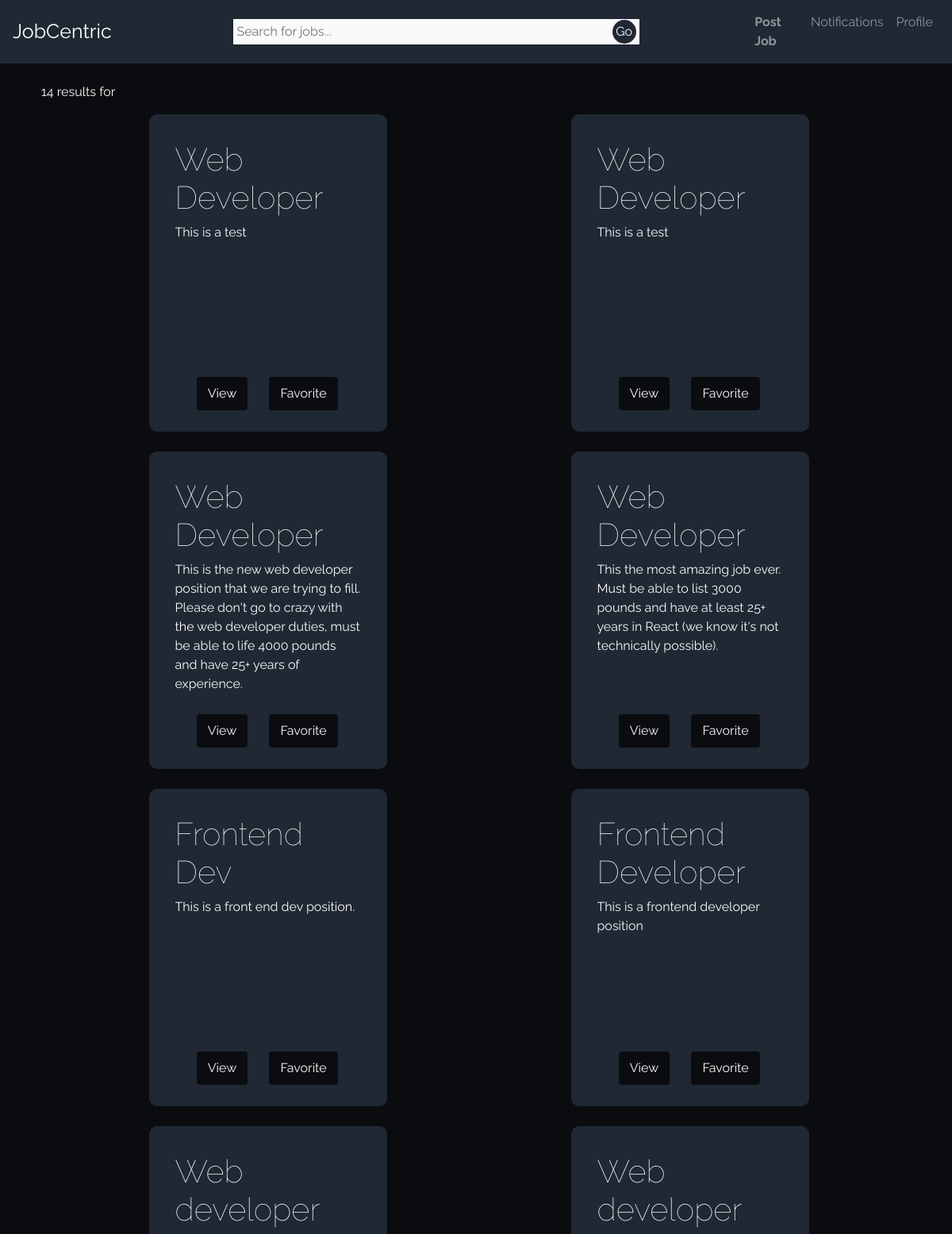
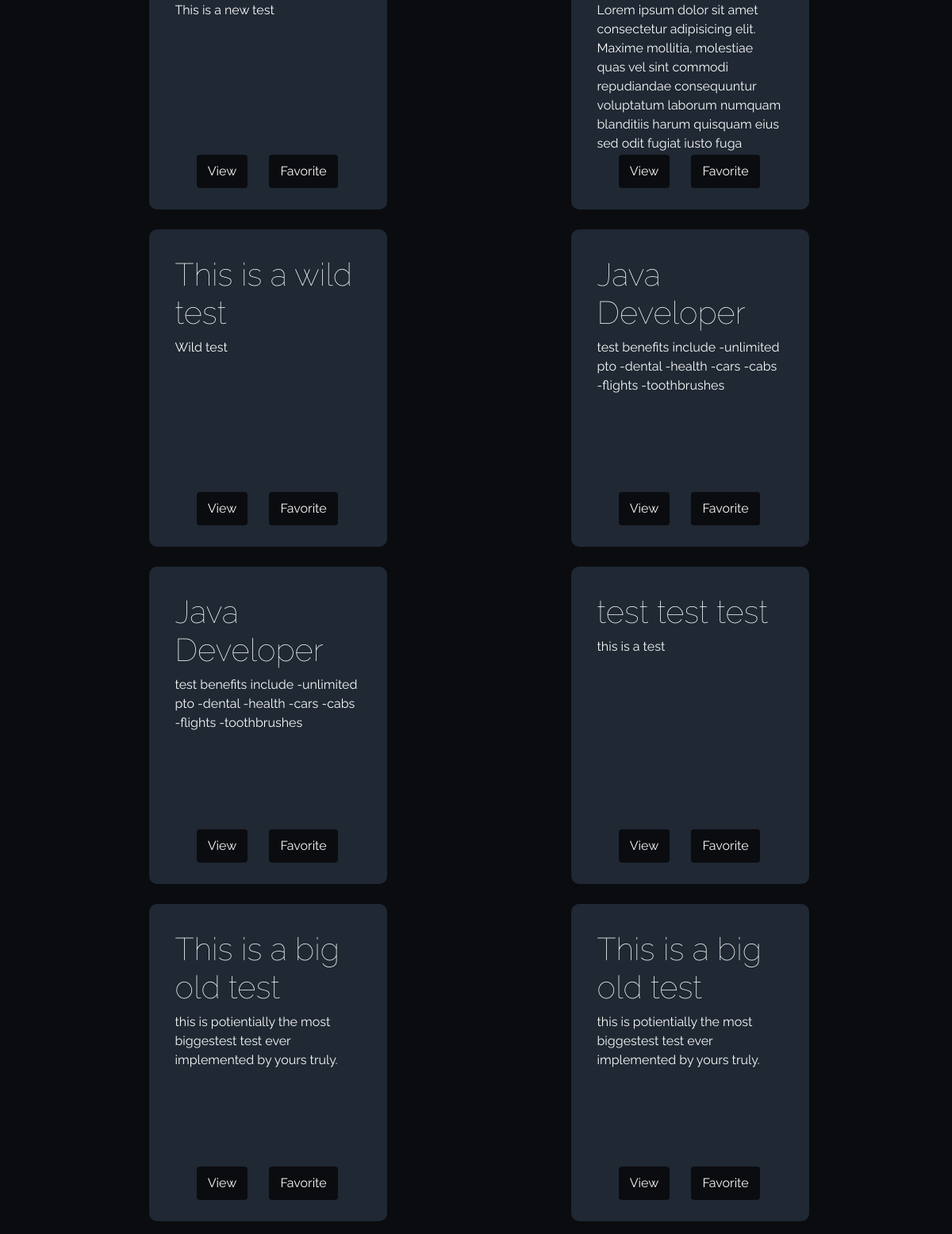
The app's page /search/ (signed in) with its own data (2 pictures, top to bottom).
### job/models.py (models this page shows)
class Listing(models.Model):
    user = models.ForeignKey(User, on_delete=models.CASCADE, related_name="listing_user", default=0)
    applicants = models.ManyToManyField(User, symmetrical=False, related_name="listing_applicants")
    accepted_apps = models.ManyToManyField(User, symmetrical=False, related_name="progress")
    interviewing_apps = models.ManyToManyField(User, symmetrical=False, related_name="interviewing")
    offer_extended_apps = models.ManyToManyField(User, symmetrical=False, related_name="offered")
    hired_apps = models.ManyToManyField(User, symmetrical=False, related_name="hired")
    denied_apps = models.ManyToManyField(User, symmetrical=False, related_name="denied")
    favorited_by = models.ManyToManyField(User, symmetrical=False, related_name="favorited_by")
    title = models.CharField(max_length=300)
    description = models.TextField(max_length=1500)
    location = models.CharField(max_length=150)
    job_type = models.CharField(choices=JOB_TYPE, max_length=1)
    category = models.CharField(choices=CATEGORY_TYPE, max_length=1, blank=True)
    compensation = models.CharField(choices=SALARY_TYPE, max_length=2)
    post_date = models.DateField(default=datetime.now().strftime("%Y-%m-%d"))
    is_open = models.BooleanField(default=True)
    def __str__(self):
        return self.title

### job/views.py (the view)
# urls.py: path("search/", job_views.search_view),
def search_view(request):
    template = 'search.html'
    keywords = request.GET.get('query', '')
    print(keywords)
    results = searchAlgo(keywords)
    context = {
        'results': results,
        'keywords': keywords,
    }
    return render(request, 'search.html', context)

### job/helpers.py (called while the page is built)
def searchAlgo(q):
    q_set = []
    keywords = q.lower()
    for listing in Listing.objects.all():
        title = listing.title.lower()
        if title.find(keywords) != -1:
            print(listing, "match")
            q_set.append(listing)
    print(q_set)
    return q_set

### templates/search.html
{% extends 'base_template.html' %}{% block content %}
<br />
<div class="search__container" style="padding-left: 7px; color:white;">
  <p>{{results|length}} results for <strong>{{keywords}}</strong></p>
  <div class="search-noads__container">
    {% for listing in results %}
    <div class="search-listing__container" style="color:white;">
      <h1>{{listing.title}}</h1>
      <p>{{listing.description}}</p>
      <div class="search-footer__container">
        <button id="search-footer__button">
          <a href="/listing/{{listing.id}}/">View</a>
        </button>
        <button id="search-footer__button">
          <a href="/favorite/{{listing.id}}/">{% if not favorite %}Favorite{% else %}Unfavorite{% endif %}</a>
        </button>
      </div>
    </div>
    {% endfor %}
  </div>
</div>
{% endblock %}

### static/index.css (style rules this page uses)
html, body { padding: none; margin: none; box-sizing: border-box; }
:root { --font-stack: "Raleway", sans-serif; --light-fontWeight: 100; --heavy-fontWeight: 400; --font-logo: "Montseratt", sans-serif; --background-color: #0b0c10; --light-color: #1f2833; --darker-color: rgb(31, 40, 51, 0.5); --offWhite: rgb(250, 250, 250); --offBlack: rgb(30, 30, 30); --card-padding: 2rem; --card-subContainer-borderRadius: 3px; --card-subContainer-padding: 1rem; --card-marginTop: 1.5rem; --container-borderRadius: 10px; --button-boxShadow: 0px 5px 10px var(--background-color); --button-transition: all 0.2s ease; --button-marginTop: 1rem; --button-padding: 0.5rem; }
h1, h2, h3, h4, h5, h6, p { font-family: var(--font-stack); font-weight: var(--light-fontWeight); color: var(--offWhite); }
a { font-family: var(--font-stack); font-weight: var(--heavy-fontWeight); cursor: pointer; }

### static/auth.css (style rules this page uses)
.auth__container h2, p { font-weight: var(--heavy-fontWeight); }

### static/search.css (style rules this page uses)
.search-noads__container { display: grid; grid-template-columns: repeat(3, 1fr); grid-gap: 50px; justify-items: center; padding: 0 2rem; margin-bottom: 1rem; }
.search-listing__container { background-color: var(--light-color); padding: var(--card-padding); border-radius: 10px; border: 1px solid var(--darker-color); height: 400px; width: 300px; position: relative; overflow: hidden; text-overflow: ellipsis; }
.search-listing__container p { height: 190px; overflow: hidden; }
.search-footer__container { margin: 1rem 0rem; position: absolute; display: flex; justify-content: space-evenly; width: 78%; bottom: 10px; }
#search-footer__button { margin-top: 1rem; transition: var(--button-transition); border: none; background: var(--background-color); border-radius: 4px; cursor: pointer; }
#search-footer__button a { outline: none; color: rgb(250, 250, 250); display: inline-block; position: relative; z-index: 1; margin: 0; padding: var(--button-padding); }
@media screen and (max-width: 1200px) { .search-noads__container { grid-template-columns: 1fr 1fr; grid-gap: 25px; } }

### records on screen
Listing: title "Web Developer", description "This is a test"
Listing: title "Web Developer", description "This is a test"
Listing: title "Web Developer", description "This is the new web developer position that we are trying to fill. Please don't go to crazy with the web developer duties, must be able to life 4000 pounds and have 25+ years of experience."
Listing: title "Web Developer", description "This the most amazing job ever. Must be able to list 3000 pounds and have at least 25+ years in React (we know it's not technically possible)."
Listing: title "Frontend Dev", description "This is a front end dev position."
Listing: title "Frontend Developer", description "This is a frontend developer position"
Listing: title "Web developer", description "This is a new test"
Listing: title "Web developer", description "Lorem ipsum dolor sit amet consectetur adipisicing elit. Maxime mollitia, molestiae quas vel sint commodi repudiandae consequuntur voluptatum laborum numquam blanditiis harum quisquam eius sed odit fugiat iusto fuga…"
Listing: title "This is a wild test", description "Wild test"
Listing: title "Java Developer", description "test benefits include -unlimited pto -dental -health -cars -cabs -flights -toothbrushes"
Listing: title "Java Developer", description "test benefits include -unlimited pto -dental -health -cars -cabs -flights -toothbrushes"
Listing: title "test test test", description "this is a test"
Listing: title "This is a big old test", description "this is potientially the most biggestest test ever implemented by yours truly."
Listing: title "This is a big old test", description "this is potientially the most biggestest test ever implemented by yours truly."

### other values on screen
{{ results|length }} "14"
